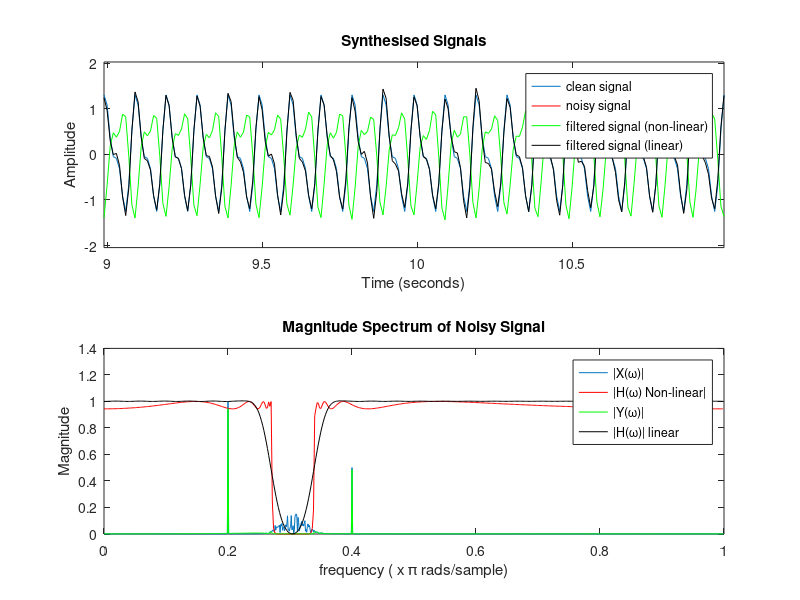
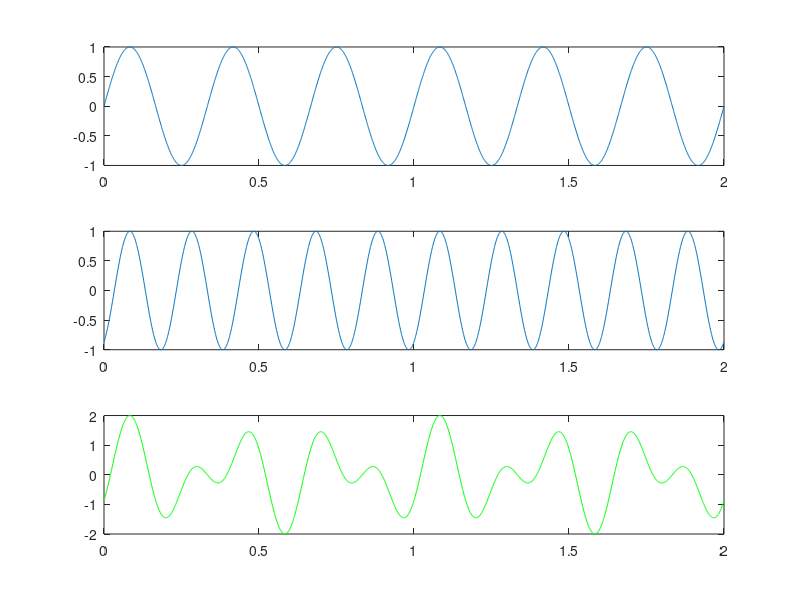

Here is the MATLAB script that generated these plots, in order:
%% Linear phase filters - preserve shape of a filtered signal
% This is the code used during a youtube video presentation dealing with linear phase filters
%      Search for linear phase at http://youtube.com/ddorran
%
% Code available from https://dadorran.wordpress.com/2014/10/01/linear-phase-filters-why-they-are-used/
% 
% October 1, 2014

close all ; clear all; clc
fs = 100;
T = 1/fs; %sampling interval
N = 2000; %length of signal being synthesised
n = 0:N-1; %samples of the signal
t = n*T;
  
plot_range = [N/2-100:N/2+100];
%% synthesise a signal
x = cos(2*pi*10*t) + 0.5*cos(2*pi*20*t + 1.4); 
subplot(2,1,1);
plot(t(plot_range),x(plot_range))
xlabel('Time (seconds)');
ylabel('Amplitude')
title('Synthesised Signals') 
axis tight
  
% Add some noise
ns = randn(1,length(x)+100)*2;
    %filter the noise to synthesise band limited noise
[b a] = butter(5, [0.28 0.33],'bandpass');
ns_filtered = filter(b,a,ns);
    %add noise to clean signal
x_ns = x +ns_filtered(end-length(x)+1:end);
hold on
noisy_x = plot(t(plot_range), x_ns(plot_range),'r');
legend('clean signal', 'noisy signal')
  
%% Plot frequency Content of Noisy Signal
subplot(2,1,2)
X_ns = fft(x_ns);
fax = [0:N-1]/(N/2); % normalised frequency axis
plot(fax(1:N/2), abs(X_ns(1:N/2))/(N/2)) ; %plot first half of spectrum
xlabel('frequency ( x \pi rads/sample)')
ylabel('Magnitude')
title('Magnitude Spectrum of Noisy Signal')
  
 
%% Filter out the noise using an IIR filter (non-linear phase)
[b_iir a_iir] = cheby1(10, 0.5, [0.27 0.34], 'stop');
y_iir = filter(b_iir,a_iir, x_ns);
 
[H_iir w] = freqz(b_iir,a_iir); %determine frequency response
subplot(2,1,2);
hold on
plot(w/pi, abs(H_iir),'r')
legend('|X(\omega)|','|H(\omega)|')
 
pause
Y_iir = fft(y_iir);
plot(fax(1:N/2), abs(Y_iir(1:N/2))/(N/2),'g') ; %plot first half of spectrum
legend('|X(\omega)|','|H(\omega)|','|Y(\omega)|')
 
pause
subplot(2,1,1)
non_linear_y = plot(t(plot_range),y_iir(plot_range),'g')
legend('clean signal', 'noisy signal','filtered signal')
pause 
set(noisy_x,'visible', 'off')
 
  
%% Examine the magnitude and phase response of the IIR filter
figure(2)
subplot(2,1,1)
plot(w/pi,abs(H_iir))
xlabel('frequency ( x \pi rads/sample)')
ylabel('Magnitude')
title('Magnitude Response of filter')
subplot(2,1,2)
plot(w/pi,angle(H_iir))
xlabel('frequency ( x \pi rads/sample)')
ylabel('Phase Shift')
title('Phase Response of filter')
  
%% Now filter using an FIR filter (with linear phase)
b_fir = fir1(100,  [0.27 0.34],'stop');
a_fir = 1;
y_fir = filter(b_fir,a_fir, x_ns);
 
figure(1)
subplot(2,1,1)
plot(t(plot_range),y_fir(plot_range),'k')
legend('clean signal', 'noisy signal','filtered signal (non-linear)','filtered signal (linear)')
 
[H_fir, w ]= freqz(b_fir,a_fir);
subplot(2,1,2)
plot(w/pi, abs(H_fir),'k')
legend('|X(\omega)|','|H(\omega) Non-linear|','|Y(\omega)|','|H(\omega)| linear')
 
 
  
%% Compare the frequency responses of the two filter design approaches
figure(2)
subplot(2,1,1)
hold on
plot(w/pi,abs(H_fir),'g')
legend('non-linear filter','linear filter')
subplot(2,1,2)
hold on
plot(w/pi,angle(H_fir),'g')
legend('non-linear filter','linear filter')
pause
 
%% Why does linear phase preserve the shape??
close all
clear all; clc;
fs = 1000;
t = 0:1/fs:2;
x1 = cos(2*pi*3*t-pi/2);
x2 = cos(2*pi*5*t-(pi/2)/3*5);
  
pause
subplot(3,1,1)
plot(t,x1)
subplot(3,1,2)
plot(t,x2)
subplot(3,1,3)
plot(t,x1+x2,'g')
hold on